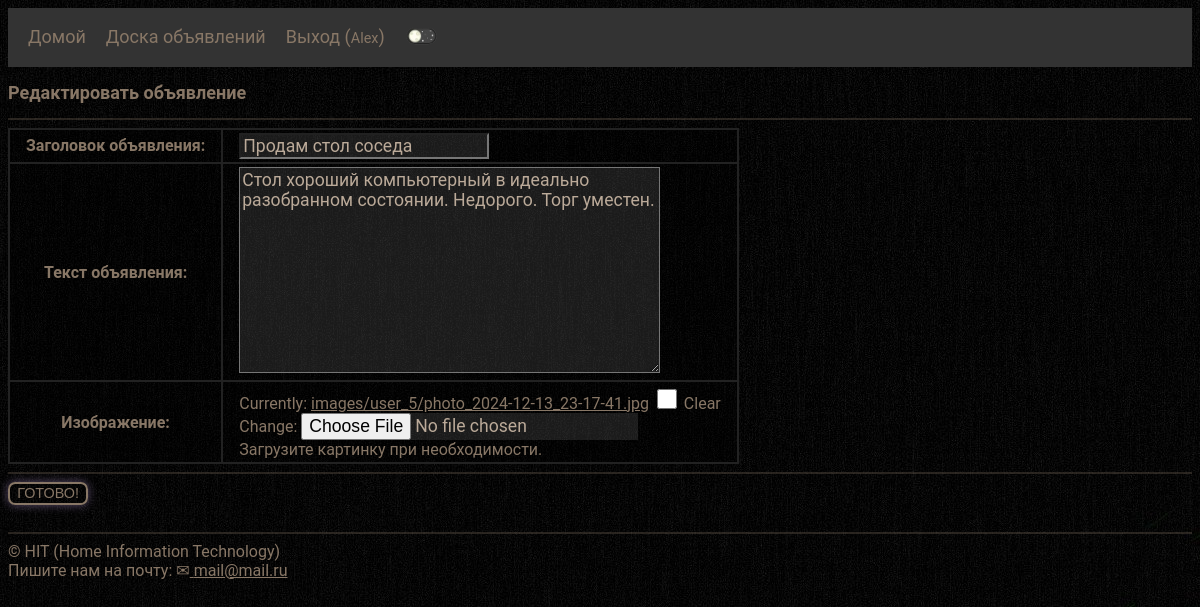
/board/edit/8/ (signed in), run on the app's committed database.
### board/models.py (models this page shows, shortened)
class Advertisement(models.Model):
    title = models.CharField(max_length=255)
    content = models.TextField()
    author = models.ForeignKey(User, on_delete=models.CASCADE)
    created_at = models.DateTimeField(auto_now_add=True)
    like_count = models.IntegerField(default=0)
    dislike_count = models.IntegerField(default=0)
    image = models.ImageField(upload_to=user_directory_path, null=True, blank=True)
    class Meta:
        verbose_name = 'Объявления'
        verbose_name_plural = 'Объявления'

### board/views.py (the view)
# urls.py: path('edit/<int:pk>/', views.edit_advertisement, name='edit_advertisement'),
@login_required
def edit_advertisement(request: HttpRequest, pk) -> HttpResponseRedirect:
    advertisement = Advertisement.objects.get(pk=pk)
    if request.user != advertisement.author and not request.user.is_superuser:
        return render(request, 'board/advertisement_detail.html',
                      {'advertisement': advertisement, 'error': 'Вы не можете редактировать чужие объявления!'})
    if request.method == "POST" and request.POST.get('add_adv'):
        form = AdvertisementForm(request.POST, request.FILES, instance=advertisement)
        if form.is_valid():
            advertisement = form.save(commit=False)
            advertisement.save()
            return redirect('board:advertisement_detail', pk=pk)
    else:
        form = AdvertisementForm(instance=advertisement)
    return render(request, 'board/add_advertisement.html',
                  {'form': form, 'title2': 'Редактировать объявление', 'advertisement': advertisement})

### board/forms.py
class AdvertisementForm(forms.ModelForm):
    title = forms.CharField(label='Заголовок объявления:', max_length=200)
    content = forms.CharField(label='Текст объявления:', widget=forms.Textarea, empty_value='')
    image = forms.ImageField(label='Изображение:', help_text='Загрузите картинку при необходимости.', required=False)
    class Meta:
        model = Advertisement
        readonly_fields = ['preview']
        fields = ['title', 'content', 'image']
        def preview(self, obj):
            return mark_safe(f"<img src='{obj.image.url}' height='300'>")

### board/user_preferences.py (called while the page is built, shortened)
def pref(request: HttpRequest):
    if request.user.is_authenticated:
        _preferences = Preferences.objects.filter(user=request.user).last()
    else:
        _preferences = None
    return {
        'user_pref': _preferences,
    }

### board/templates/board/add_advertisement.html (shortened to what this page needs)
{% extends 'base.html' %}
{% block content %}
  <h2>
    {% if title2 %}
      {{ title2 }}
    {% else %}
      Добавить объявление
    {% endif %}
  </h2>
  <hr>
  <form method="post" enctype="multipart/form-data">
    <table>
      {{ form.as_table }}
    </table>
    <hr>
    <button type="submit" name="add_adv" value="{{advertisement.pk}}">Готово!</button>
  </form>
{% endblock %}

### templates/base.html (shortened to what this page needs)
{% load static %}
<!DOCTYPE html>
<html lang="en">
<head>
    {% if user_pref.theme != 'dark' %}
      <link rel="stylesheet" type="text/css" href='{% static "board_project/style-day.css" %}'>
    {% else %}
      <link rel="stylesheet" type="text/css" href='{% static "board_project/style-night.css" %}'>
    {% endif %}
</head>
<body>
    <div class="navbar">
        <a href="{% url 'home' %}">Домой</a>
        <a href="{% url 'board:advertisement_list' %}">Доска объявлений</a>
        {% if user.is_authenticated %}
            <a href="{% url 'logout' %}">Выход (<span class="small_font">{{user}}</span>)</a>
            <a href="?day=theme" title="Светлая/темная тема">
                {% if user_pref.theme != 'dark' %}
                  <img src="{% static 'board_project/day.png' %}" width="34">
                {% else %}
                  <img src="{% static 'board_project/night.png' %}" width="34">
                {% endif %}
            </a>
        {% else %}
            <a href="{% url 'login' %}">Вход</a>
            <a href="{% url 'signup' %}">Регистрация</a>
        {% endif %}
    </div>
    {% block content %}
    {% endblock %}
<br>  <hr>
    © HIT (Home Information Technology)
    <br> Пишите нам на почту: ✉<a href="mailto:mail@mail.ru"> mail@mail.ru </a>
    <br>  <br>
</body>
</html>

### static/board_project/style-night.css (style rules this page uses)
.navbar { overflow: hidden; background-color: #333; padding: 8px 10px; }
.navbar a { float: left; color: #f2f2f2; text-align: center; padding: 10px; text-decoration: none; font-size: 18px; }
body { background-color: #000000; color: #ffffff; font-family: 'Roboto', sans-serif; background-image: url("black_fon.jpg"); background-attachment: fixed; color: #876 }
input, textarea { background-color: RGB(255, 255, 255, 0.1); font-family: 'Roboto', sans-serif; color: #ba9; font-size: 1.1em; }
input[type='checkbox'] { font-family: 'Roboto', sans-serif; width: 20px; height: 20px; background-color: #6080f3; border-radius: 1px; border: 3px solid #6080f3; }
hr { height: 2px; background-color: RGB(128, 112, 96, 0.3); border: none; }
a:link { color: #876; }
.small_font { font-size: 0.8em; font-family: 'Roboto', sans-serif; }
table { border: 1px solid #222; border-collapse: separate; border-spacing: 0px; color: #876; }
td, tr, th { padding: 0.2em 1em; border: 1px solid #222; }
button { padding: 0.1em 0.5em; background-color: transparent; font-size: 0.9em; text-transform: uppercase; color: #876; border: 2px solid #876; border-radius: 0.5em; box-shadow: 0px 0px 10px rgba(179, 147, 211, 0.5); }
h2 { text-align: left; font-family: 'Roboto', sans-serif; font-size: 18px; text-shadow: 0px 0px 15px rgba(20, 20, 20, 1), color: #653 }

### data on the page
Advertisement: title "Продам стол соседа", content "Стол хороший компьютерный в идеально разобранном состоянии. Недорого. Торг уместен."

### other printed values
{{ user }} "Alex"
{{ title2 }} "Редактировать объявление"
